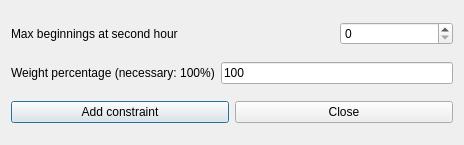
<?xml version="1.0" encoding="UTF-8"?>
<ui version="4.0">
 <class>AddConstraintTeachersMorningsEarlyMaxBeginningsAtSecondHourForm_template</class>
 <widget class="QDialog" name="AddConstraintTeachersMorningsEarlyMaxBeginningsAtSecondHourForm_template">
  <property name="geometry">
   <rect>
    <x>0</x>
    <y>0</y>
    <width>464</width>
    <height>145</height>
   </rect>
  </property>
  <property name="windowTitle">
   <string extracomment="This is the title of the dialog to add a new constraint of this type">Add teachers mornings early max beginnings at second hour</string>
  </property>
  <layout class="QGridLayout" name="gridLayout">
   <item row="2" column="0" colspan="3">
    <layout class="QHBoxLayout">
     <item>
      <widget class="QPushButton" name="addConstraintPushButton">
       <property name="text">
        <string>Add constraint</string>
       </property>
      </widget>
     </item>
     <item>
      <widget class="QPushButton" name="closePushButton">
       <property name="text">
        <string>Close</string>
       </property>
      </widget>
     </item>
    </layout>
   </item>
   <item row="0" column="0" colspan="2">
    <widget class="QLabel" name="maxBeginningsTextLabel">
     <property name="frameShape">
      <enum>QFrame::NoFrame</enum>
     </property>
     <property name="frameShadow">
      <enum>QFrame::Plain</enum>
     </property>
     <property name="text">
      <string>Max beginnings at second hour</string>
     </property>
     <property name="wordWrap">
      <bool>false</bool>
     </property>
    </widget>
   </item>
   <item row="1" column="1" colspan="2">
    <widget class="QLineEdit" name="weightLineEdit">
     <property name="text">
      <string notr="true">100</string>
     </property>
    </widget>
   </item>
   <item row="1" column="0">
    <widget class="QLabel" name="weightTextLabel">
     <property name="frameShape">
      <enum>QFrame::NoFrame</enum>
     </property>
     <property name="frameShadow">
      <enum>QFrame::Plain</enum>
     </property>
     <property name="text">
      <string>Weight percentage (necessary: 100%)</string>
     </property>
     <property name="wordWrap">
      <bool>false</bool>
     </property>
    </widget>
   </item>
   <item row="0" column="2">
    <widget class="QSpinBox" name="maxBeginningsSpinBox"/>
   </item>
  </layout>
 </widget>
 <layoutdefault spacing="6" margin="11"/>
 <resources/>
 <connections/>
</ui>
